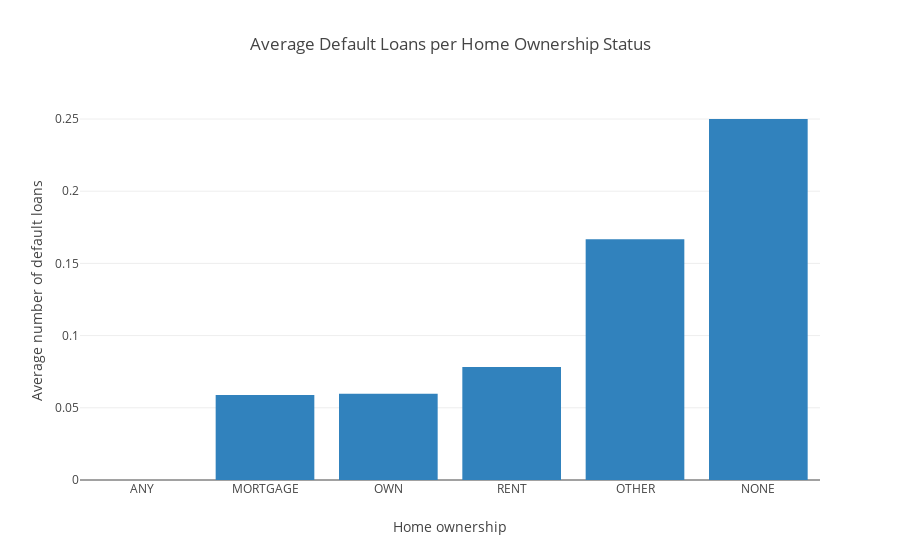

Write notebook code for a chart like this one.
### Markdown cell above
We can see group of states where default proportion is comparable. Nevada, California, Florida, Virginia are some of the high default states.

### Code cell
home_loan = raw_data.groupby(['home_ownership'])['loan_status'].mean().reset_index().sort_values(by='loan_status')

data = [go.Bar(
    x=home_loan.home_ownership,
    y=home_loan.loan_status,
    name='Average Default Loans per Home Ownership',
    marker=dict(
        color='rgb(49,130,189)'
    )
)]
layout = dict(
    title = "Average Default Loans per Home Ownership Status",
    xaxis=dict(
        title='Home ownership'
    ),
    yaxis=dict(
        title='Average number of default loans'
    )
)

fig = dict(data=data, layout=layout)
iplot(fig)

### Figure 1 — Plotly figure (JSON) as saved in the notebook; plotly's stock layout.template omitted (floating-point values rounded to 4 significant figures)
{"data": [{"marker": {"color": "rgb(49,130,189)"}, "name": "Average Default Loans per Home Ownership", "type": "bar", "x": ["ANY", "MORTGAGE", "OWN", "RENT", "OTHER", "NONE"], "y": [0, 0.05881, 0.05981, 0.07823, 0.1667, 0.25]}], "layout": {"title": "Average Default Loans per Home Ownership Status", "xaxis": {"title": "Home ownership"}, "yaxis": {"title": "Average number of default loans"}}}
